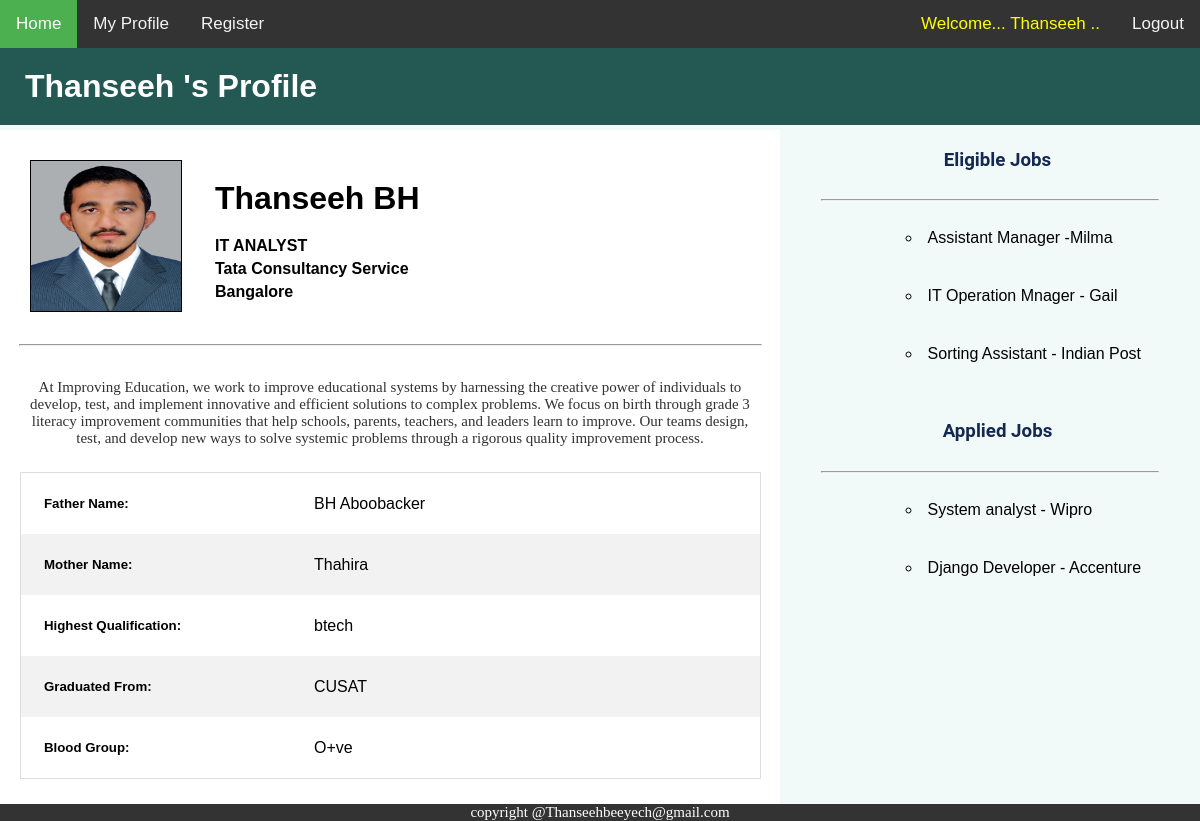
Page /profile_page/ (signed in) on the committed database.
### myapp/models.py (models this page shows, shortened)
class UserDet(models.Model):
    user = models.OneToOneField(User, on_delete=models.CASCADE)
    document = models.ImageField(upload_to='profilepic/',)
    dob = models.DateField()
    uploaded_at = models.DateTimeField(auto_now_add=True)

class UserProfile(models.Model):
    gender_choice = [('Male','Male'),('Female','Female'),]
    occupation_choice = [('Student','Student'),('Government Employee','Government Employee'),
                            ('Engineer','Engineer'),('Doctor','Doctor'),('Accountant','Accountant'),
                            ('Office Assistant','Office Assistant'),('Sales Man','Sales Man'),
                            ('Own Business','Own Business'),('Painter','Painter'),('Welder/Wiring','Welder/Wiring'),
                            ('Drughman','Drughman'),('Office Boy','Office Boy'),('Others','Others'),]
    blood_choice = [('O+ve','O+ve'),('O-ve','O-ve'),('A+ve','A+ve'),('A-ve','A-vve'),('B+ve','B+ve'),('B-ve','B-ve'),('AB+ve','AB+ve'),('AB-ve','AB-ve'),]
    marital_choices = [('Married','Married'),('Single','Single'),('Divorced','Divorced'),('Widowed','Widowed'),]
    user = models.OneToOneField(User, on_delete=models.CASCADE)
    first_name = models.CharField(max_length = 100)
    last_name = models.CharField(max_length = 100)
    gender = models.CharField(max_length = 100,choices=gender_choice)
    father_name = models.CharField(max_length = 100)
    mother_name = models.CharField(max_length = 100)
    add_line1 = models.CharField(max_length = 300,verbose_name="House name/number")
    add_line2 = models.CharField(max_length = 300,blank=True,null=True,verbose_name="Locality and Villege")
    add_line3 = models.CharField(max_length = 300,blank=True,null=True,verbose_name="District and State")
    occupation = models.CharField(max_length = 100,choices=occupation_choice,blank=True)
    adhaar = models.CharField(max_length = 100,verbose_name="ADHAAR Number",blank=True)
    mobile = models.CharField(max_length = 100)
    blood_group = models.CharField(max_length = 100,choices=blood_choice)
    marital_status = models.CharField(max_length = 100,choices=marital_choices,blank=True)
    created_date = models.DateTimeField(default=timezone.now())
    modified_date = models.DateTimeField(blank=True,null=True)

class UserSkillDetails(models.Model):
    user = models.OneToOneField(User, on_delete=models.CASCADE)
    designation = models.CharField(max_length = 100,blank = True)
    skill = models.CharField(max_length = 100)
    work_location = models.CharField(max_length = 100)
    company_name = models.CharField(max_length = 100)
    work_exp = models.CharField(max_length = 100,verbose_name="Total Work Experience")
    expertise = models.CharField(max_length = 100)
    created_date = models.DateTimeField(default=timezone.now())
    modified_date = models.DateTimeField(blank=True,null=True)

class UserEduDetails(models.Model):
    qual_choices = [('Mba','Mba'),('btech','B.tech'),('mtech','M.tech'),('bsc','B.Sc'),('msc','M.Sc'),('bca','B.Ca'),('mca','M.Ca'),('bbm','BBM'),('BBA','BBA'),
                    ('ttm','TTM'),('mttm','MTTM'),('ba','B.A'),('ma','M.A'),('polytechnic','Poly Technic (3 Year)'),('iti one year','ITI (1 Year)'),('iti 6 month','ITI (6 Month)'),
                    ('iti 2 year','ITI (2 Year)'),('phd','Ph.D'),('Mphil','M.phil'),('plus2','Plus Two'),('sslc','SSLC'),('7std','7 Standerd'),
                    ('below7','Below 7 Standerd'),('Others','Others'),]
    stream_choice = [('Science','Science'),('Commerce','Commerce'),('Arts','Arts'),('Certification','Certification'),('Special Course','Special Course'),]
    user = models.OneToOneField(User, on_delete=models.CASCADE)
    qualification1 = models.CharField(max_length = 100,verbose_name="Highest Qualification",choices=qual_choices)
    qual1_stream = models.CharField(max_length = 100,verbose_name="Stream",choices=stream_choice)
    qual1_sub = models.CharField(max_length = 100,verbose_name="Subject",blank=True)
    qual1_pass_year = models.DateField(max_length = 15,verbose_name="Year of Pass",blank=True)
    qual1_college = models.CharField(max_length = 100,verbose_name="College/University",blank=True)
    qualification2 = models.CharField(max_length = 100,verbose_name="Secondary Qualification",choices=qual_choices,blank=True)
    qual2_stream = models.CharField(max_length = 100,verbose_name="Stream",choices=stream_choice,blank=True)
    qual2_sub = models.CharField(max_length = 100,verbose_name="Subject",blank=True)
    qual2_pass_year = models.DateField(max_length = 15,verbose_name="Year of Pass",blank=True)
    qual2_college = models.CharField(max_length = 100,verbose_name="College/University",blank=True)
    created_date = models.DateTimeField(default=timezone.now())
    modified_date = models.DateTimeField(blank=True,null=True)

### myapp/views.py (the view)
# urls.py: path('profile_page/', views.profile_page,name='profile'),
@login_required(login_url='myapp:login')
def profile_page(request):
    user_s = request.user
    check_userprof = UserProfile.objects.filter(user=user_s).exists()
    check_useredu = UserEduDetails.objects.filter(user=user_s).exists()
    check_userskill = UserSkillDetails.objects.filter(user=user_s).exists()
    if check_userprof == False or check_useredu == False  or check_userskill == False:
        already_status = False
        page_cntent = {'no_data':'no_data'}
        pass
    else:
        already_status = True
        user_name = request.user.username
        user = User.objects.get(username=user_name)
        user_det = UserDet.objects.get(user=user)
        user_profile = UserProfile.objects.get(user=user)
        user_edu = UserEduDetails.objects.get(user=user)
        user_skill = UserSkillDetails.objects.get(user=user)
        page_cntent = {'user':user, 'user_det': user_det,'user_profile':user_profile,'user_edu':user_edu,'user_skill':user_skill,'already_status':already_status}
    return render(request,'myapp/profile_page.html',context=page_cntent)

### templates/myapp/profile_page.html (shortened to what this page needs)
<!DOCTYPE html>
{% extends "myapp/layout.html" %}
{% block body_block %}
{% load static %}
<head>
	<link rel="stylesheet" type="text/css" href="{% static 'css/profile.css' %}">
</head>
  <div class="topnav-message">
    <h1> {{ request.user.get_username.title }} 's Profile	 </h1>
  </div>
	{% if already_status %}
  <div class="left-container">
		<div class="img-pan">
			<div class="img-box">
				<img src="{{ user_det.document.url }}" alt="">
			</div>
			<div class="img-header">
			<h1>{{ user_profile.first_name.title }} {{ user_profile.last_name }}</h1>
			<h4> {{ user_skill.designation.upper }}</h4>
			<h4> {{ user_skill.company_name.title }}</h4>
			<h4> {{ user_skill.work_location.title }}</h4>
			</div>
		</div>
		<hr id='hrbody'>
<p>At Improving Education, we work to improve educational systems by harnessing the creative power of individuals to develop,
  test, and implement innovative and efficient solutions to complex problems. We focus on birth through grade 3 literacy improvement
  communities that help schools, parents, teachers, and leaders learn to improve. Our teams design, test, and develop new ways to solve
  systemic problems through a rigorous quality improvement process.</p>
	<table>
		<col width="150">
		<col width="250">
		<tr>
			<td> <h5> Father Name: </h5> </td>
			<td>{{ user_profile.father_name }}</td>
		</tr>
		<tr>
			<td> <h5> Mother Name: </h5> </td>
			<td>{{ user_profile.mother_name }}</td>
		</tr>
		<tr>
			<td> <h5> Highest Qualification: </h5> </td>
			<td>{{ user_edu.qualification1 }}</td>
		</tr>
		<tr>
			<td> <h5> Graduated From: </h5> </td>
			<td>{{ user_edu.qual1_college }}</td>
		</tr>
		<tr>
			<td> <h5> Blood Group: </h5> </td>
			<td>{{ user_profile.blood_group }}</td>
		</tr>
	</table>
  </div>
  <div class="right-container">
    <h3> Eligible Jobs</h3>
    <hr>
		<li> Assistant Manager -Milma</li>
		<li> IT Operation Mnager - Gail</li>
		<li> Sorting Assistant - Indian Post</li>
		<h3> Applied Jobs</h3>
    <hr>
		<li> System analyst - Wipro</li>
		<li> Django Developer - Accenture</li>
  </div>
{% else %}
<h6> Profile not registered</h6>
<a href="{% url 'myapp:register' %}"><h6>Click to Register</h6></a>
{% endif %}
{% endblock %}

### templates/myapp/layout.html (shortened to what this page needs)
<!DOCTYPE html>
{% load static %}
<html lang="en" dir="ltr">
  <head>
    <link rel="stylesheet" type="text/css" href="{% static 'css/layout.css' %}">
  </head>
  <body>
    <div class="topnav">
      <a class="active" href="{% url 'myapp:home' %}">Home</a>
      <a href="{% url 'myapp:profile' %}">My Profile</a>
      <a href="{% url 'myapp:register' %}">Register</a>
      <div class="topnav-right">
        <a id="wname" href="#">Welcome... {{ request.user.get_username.title }} ..</a>
        <a href="{% url 'myapp:logout' %}">Logout</a>
      </div>
    </div>
    <div class="container">
    			{% block body_block %}
    			{% endblock %}
          <div class="navbar-bottom">
           <p> copyright @Thanseehbeeyech@gmail.com  </p>
          </div>
    		</div>
  </body>
</html>

### static/css/layout.css (style rules this page uses)
body { background-color: #f1f9f9; margin: 0; font-family: Arial, Helvetica, sans-serif; }
.topnav { background-color: #1b262c; overflow: hidden; }
.topnav a { float: left; color: #f2f2f2; text-align: center; padding: 14px 16px; text-decoration: none; font-size: 17px; }
#wname { background-color: #333; color: yellow; }
.topnav a.active { background-color: #4CAF50; color: white; }
.topnav-right { float: right; }
.container { width: 100%; }
.navbar-bottom { overflow: hidden; background-color: #333; bottom: 0; width: 100%; }
.navbar-bottom p { padding: 0px; margin: 0px; color: white; }

### static/css/profile.css (style rules this page uses)
.topnav { background-color: #333; overflow: hidden; }
.topnav-message { background-color: #235952; margin-top: 0px; }
.topnav-message h1 { color: white; margin-top: 0px; margin-bottom: : 0px; padding: 20px; }
.left-container { float: left; width: 65%; background-color: #ffffff; overflow: hidden; height: auto; margin-top: 0px; height: auto; }
.right-container { float: left; width: 35%; overflow: hidden; height: auto; margin-top: 0px; height: auto; }
h1 { margin: 0px; padding: 15px; margin-left: 30px; margin-top: 0px; }
p { margin: 0px; padding: 25px; color: #323232; font-size: 15px; text-align: center; font-family: cursive; }
.right-container h3 { font-family: "Roboto", Corbel, Avenir, "Lucida Grande", "Lucida Sans", sans-serif; padding-left: 15px; padding-bottom: 10px; color: #142850; text-align: center; }
hr { width: 80%; }
.img-pan { width: 100; padding: 20px; }
.img-header { position: relative; padding: 10px; }
.img-box { width: 150px; height: 150px; border: 1px solid black; float: left; margin: 10px; }
.img-header h4,h1 { margin: 5px; padding-left: 25%; }
#hrbody { width: 95% }
img { width: 150px; height: 150px; }
table { border-collapse: collapse; border-spacing: 0; width: 95%; border: 1px solid #ddd; margin-left: 20px; margin-right: 20px; margin-bottom: 25px; }
th, td { text-align: left; padding: 16px; }
tr:nth-child(even) { background-color: #f2f2f2; }
h5 { padding: 5px; margin: 2px; }
h6, a { text-align: center; }
li { text-align: justify; list-style: circle; padding: 20px; padding-left: 50px; margin-left: 18%; }

### rows in the picture
UserDet: document (picture)
UserProfile: first_name "Thanseeh", last_name "BH", father_name "BH Aboobacker", mother_name "Thahira", blood_group "O+ve"
UserSkillDetails: designation "IT ANALYST", company_name "Tata Consultancy Service", work_location "Bangalore"
UserEduDetails: qualification1 "btech", qual1_college "CUSAT"

### other values in the picture
{{ request.user.get_username.title }} "Thanseeh"
